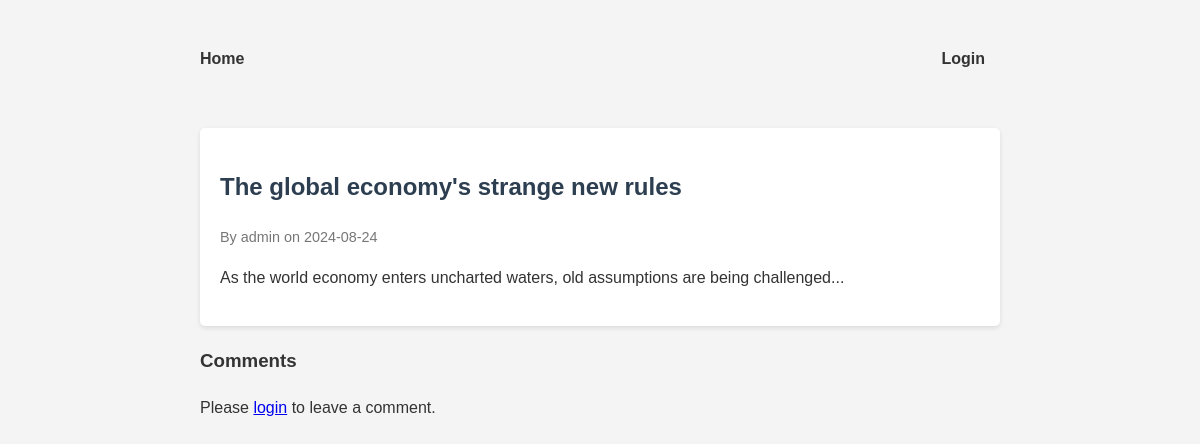
/post/1, run on the app's committed database.
### models.py (models this page shows, shortened)
class Post(db.Model):
    id = db.Column(db.Integer, primary_key=True)
    title = db.Column(db.String(100), nullable=False)
    content = db.Column(db.Text, nullable=False)
    date_posted = db.Column(db.DateTime, nullable=False, default=datetime.utcnow)
    author_id = db.Column(db.Integer, db.ForeignKey('user.id'), nullable=False)
    comments = db.relationship('Comment', backref='post', lazy='dynamic')

class User(UserMixin, db.Model):
    id = db.Column(db.Integer, primary_key=True)
    username = db.Column(db.String(64), unique=True, nullable=False)
    email = db.Column(db.String(120), unique=True, nullable=False)
    password_hash = db.Column(db.String(128))
    posts = db.relationship('Post', backref='author', lazy='dynamic')

### routes.py (the view)
@main.route('/post/<int:post_id>', methods=['GET', 'POST'])
def post(post_id):
    post = Post.query.get_or_404(post_id)
    form = CommentForm()
    if form.validate_on_submit():
        comment = Comment(content=form.content.data, author=current_user, post=post)
        db.session.add(comment)
        db.session.commit()
        flash('Your comment has been added!', 'success')
        return redirect(url_for('main.post', post_id=post.id))
    comments = post.comments.order_by(Comment.date_posted.desc()).all()
    return render_template('post.html', title=post.title, post=post, form=form, comments=comments)

### templates/post.html (shortened to what this page needs)
{% extends 'base.html' %}
{% block content %}
    <article>
        <h2>{{ post.title }}</h2>
        <div class="post-meta">
            By {{ post.author.username }} on {{ post.date_posted.strftime('%Y-%m-%d') }}
        </div>
        <p>{{ post.content }}</p>
    </article>
    <h3>Comments</h3>
    {% if current_user.is_authenticated %}
        <form method="POST" action="">
            {{ form.hidden_tag() }}
            <div>
                {{ form.content.label }}
                {{ form.content(class="form-control") }}
            </div>
            {{ form.submit(class="btn btn-primary") }}
        </form>
    {% else %}
        <p>Please <a href="{{ url_for('main.login') }}">login</a> to leave a comment.</p>
    {% endif %}
{% endblock %}

### static/css/main.css (style rules this page uses)
body { font-family: 'Helvetica', 'Arial', sans-serif; line-height: 1.6; color: #333; max-width: 800px; margin: 0 auto; padding: 20px; background-color: #f4f4f4; transition: all 0.3s ease; }
h1, h2 { color: #2c3e50; }
article { background-color: #fff; padding: 20px; margin-bottom: 20px; border-radius: 5px; box-shadow: 0 2px 5px rgba(0,0,0,0.1); transition: transform 0.3s ease; }
.post-meta { font-size: 0.9em; color: #777; margin-bottom: 10px; }

### data on the page
Post: title "The global economy's strange new rules", date_posted "2024-08-24", content "As the world economy enters uncharted waters, old assumptions are being challenged..."
User: author.username "admin"
